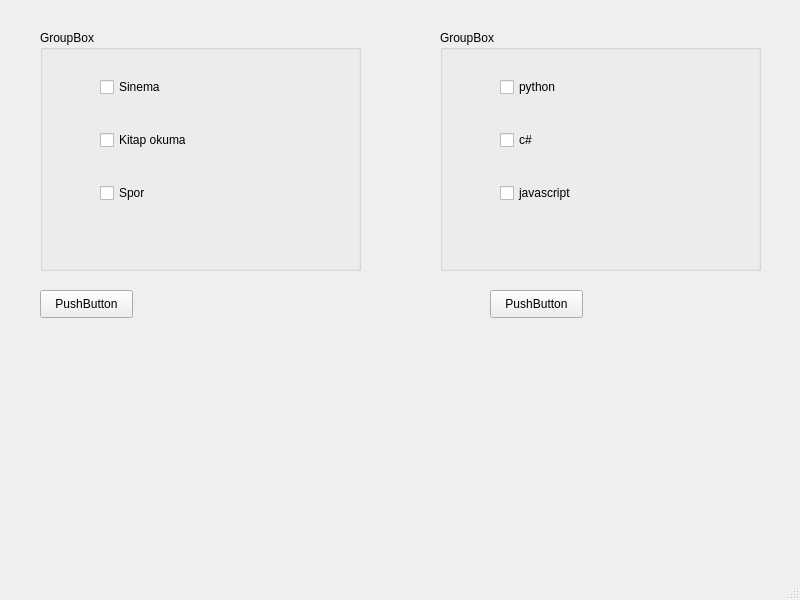
<?xml version="1.0" encoding="UTF-8"?>
<ui version="4.0">
 <class>MainWindow</class>
 <widget class="QMainWindow" name="MainWindow">
  <property name="geometry">
   <rect>
    <x>0</x>
    <y>0</y>
    <width>800</width>
    <height>600</height>
   </rect>
  </property>
  <property name="windowTitle">
   <string>MainWindow</string>
  </property>
  <widget class="QWidget" name="centralwidget">
   <widget class="QPushButton" name="btn_hobileri_gonder">
    <property name="geometry">
     <rect>
      <x>40</x>
      <y>290</y>
      <width>93</width>
      <height>28</height>
     </rect>
    </property>
    <property name="text">
     <string>PushButton</string>
    </property>
   </widget>
   <widget class="QLabel" name="lbl_hobiler_sonuc">
    <property name="geometry">
     <rect>
      <x>40</x>
      <y>340</y>
      <width>111</width>
      <height>181</height>
     </rect>
    </property>
    <property name="text">
     <string/>
    </property>
   </widget>
   <widget class="QGroupBox" name="gbox_hobiler">
    <property name="geometry">
     <rect>
      <x>40</x>
      <y>30</y>
      <width>321</width>
      <height>241</height>
     </rect>
    </property>
    <property name="title">
     <string>GroupBox</string>
    </property>
    <widget class="QWidget" name="">
     <property name="geometry">
      <rect>
       <x>60</x>
       <y>20</y>
       <width>141</width>
       <height>181</height>
      </rect>
     </property>
     <layout class="QVBoxLayout" name="verticalLayout">
      <item>
       <widget class="QCheckBox" name="cbox_sinema">
        <property name="text">
         <string>Sinema</string>
        </property>
       </widget>
      </item>
      <item>
       <widget class="QCheckBox" name="cbox_kitap">
        <property name="text">
         <string>Kitap okuma</string>
        </property>
       </widget>
      </item>
      <item>
       <widget class="QCheckBox" name="cbox_spor">
        <property name="text">
         <string>Spor</string>
        </property>
       </widget>
      </item>
     </layout>
    </widget>
   </widget>
   <widget class="QGroupBox" name="gbox_diller">
    <property name="geometry">
     <rect>
      <x>440</x>
      <y>30</y>
      <width>321</width>
      <height>241</height>
     </rect>
    </property>
    <property name="title">
     <string>GroupBox</string>
    </property>
    <widget class="QWidget" name="layoutWidget">
     <property name="geometry">
      <rect>
       <x>60</x>
       <y>20</y>
       <width>141</width>
       <height>181</height>
      </rect>
     </property>
     <layout class="QVBoxLayout" name="verticalLayout_2">
      <item>
       <widget class="QCheckBox" name="cbox_python">
        <property name="text">
         <string>python</string>
        </property>
       </widget>
      </item>
      <item>
       <widget class="QCheckBox" name="cbox_csharp">
        <property name="text">
         <string>c#</string>
        </property>
       </widget>
      </item>
      <item>
       <widget class="QCheckBox" name="cbox_javascript">
        <property name="text">
         <string>javascript</string>
        </property>
       </widget>
      </item>
     </layout>
    </widget>
   </widget>
   <widget class="QPushButton" name="btn_dilleri_gonder">
    <property name="geometry">
     <rect>
      <x>490</x>
      <y>290</y>
      <width>93</width>
      <height>28</height>
     </rect>
    </property>
    <property name="text">
     <string>PushButton</string>
    </property>
   </widget>
   <widget class="QLabel" name="lbl_diller_sonuc">
    <property name="geometry">
     <rect>
      <x>490</x>
      <y>330</y>
      <width>111</width>
      <height>181</height>
     </rect>
    </property>
    <property name="text">
     <string/>
    </property>
   </widget>
  </widget>
  <widget class="QMenuBar" name="menubar">
   <property name="geometry">
    <rect>
     <x>0</x>
     <y>0</y>
     <width>800</width>
     <height>26</height>
    </rect>
   </property>
  </widget>
  <widget class="QStatusBar" name="statusbar"/>
 </widget>
 <resources/>
 <connections/>
</ui>
